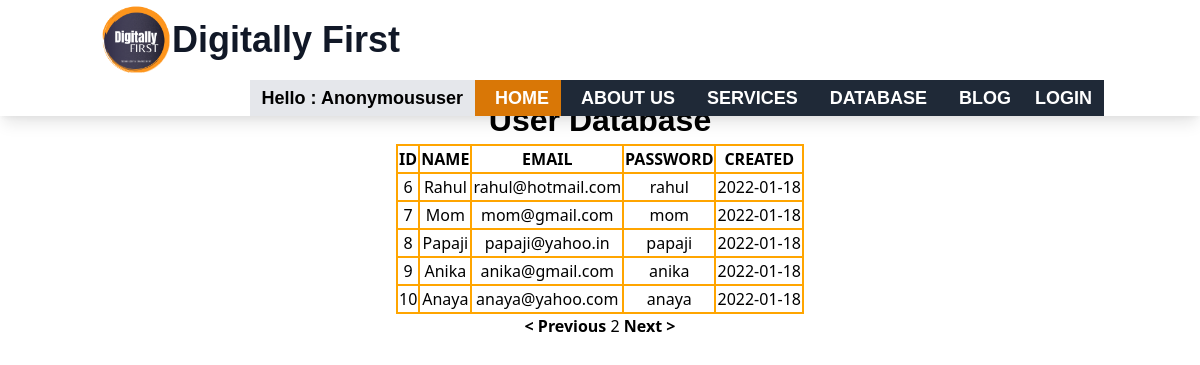
Page /database/?page=2 on the committed database.
### app/models.py (models this page shows, shortened)
class Client(models.Model):
 name= models.CharField(max_length=100)
 email= models.EmailField(max_length=100)
 password= models.CharField(max_length=50)
 created = models.DateField(DateTimeField, null=True)

### app/views.py (the view)
# urls.py: path('database/', views.data, name="data"),
def data(request):
    new_data =Client.objects.all()  # fetching all post objects from database
    p = Paginator(new_data, 5)  # creating a paginator object
    page_number = request.GET.get('page')
    try:
        page_obj = p.get_page(page_number)  # returns the desired page object
    except PageNotAnInteger:
        page_obj = p.page(1)
    except EmptyPage:
        page_obj = p.page(p.num_pages)
    context = {'page_obj': page_obj}
    return render(request, 'database.html', context)

### templates/database.html (shortened to what this page needs)
{% extends 'base.html' %}
{% load static %}
{% block content %}
<br>
<br>
<br>
<br>
<!DOCTYPE html>
<html lang="en">
<head>
</head>
<body> <form action="" ></form>
 <table>
 <h1> User Database</h1>
 <th>ID</th>
 <th>NAME</th>
 <th>EMAIL</th>
 <th>PASSWORD</th>
 <th>CREATED</th>
 {% for data in page_obj.object_list %}
 <tr>
 <td> {{data.id | safe}}</td>
 <td> {{data.name |safe}}</td>
 <td> {{data.email |safe}}</td>
 <td> {{data.password | safe}}</td>
 <td> {{data.created | safe}}</td>
</tr>
 {% endfor %}
</table>
<center>
   {%if page_obj.has_previous %}
       <a href="?page={{page_obj.previous_page_number}}"> <strong> < Previous </strong></a>
   {% endif %}
   <span>    {{page_obj.number}}     </span>
   {%if page_obj.has_next %}
       <a href="?page={{page_obj.next_page_number}}"> <strong>  Next >  </strong> </a>
   {% endif %}
</center>
</body>
</html>
{% endblock  %}

### templates/base.html (style rules this page uses)
html { scroll-behavior: smooth; }

### templates/database.html (style rules this page uses)
th ,td,table,tr,table { text-align: center; margin-left: auto; margin-right: auto; border: 2px solid rgb(255, 165, 0) }
h1,div { text-align: center; font-size:xx-large; font-weight: bold; align-content: center; font-family:'Gill Sans', 'Gill Sans MT', Calibri, 'Trebuchet MS', sans-serif; }

### rows in the picture
Client: id "6", name "Rahul", email "rahul@hotmail.com", password "rahul", created "2022-01-18"
Client: id "7", name "Mom", email "mom@gmail.com", password "mom", created "2022-01-18"
Client: id "8", name "Papaji", email "papaji@yahoo.in", password "papaji", created "2022-01-18"
Client: id "9", name "Anika", email "anika@gmail.com", password "anika", created "2022-01-18"
Client: id "10", name "Anaya", email "anaya@yahoo.com", password "anaya", created "2022-01-18"

### other values in the picture
{{ request.user| title }} "Anonymoususer"
{{ page_obj.number }} "2"
